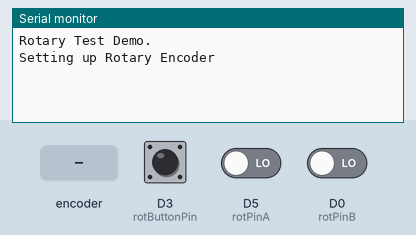
Bench run of a sketch on a simulated ESP8266 (Wemos D1 mini). On the bench: the last lines printed to the serial monitor. The test bench sets the inputs (shaded band); at power-on: D3 (rotButtonPin) HIGH, D5 (rotPinA) LOW, D0 (rotPinB) LOW.

Above: at 1.2 s.
1.3 s: rotary encoder on D5 (rotPinA) / D0 (rotPinB) turned 1 step (first pin leading)
At 2.3 s:
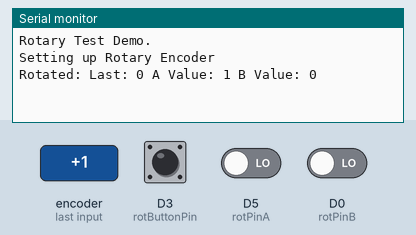
3.0 s: D3 (rotButtonPin) pulled LOW for 0.15 s
At 3.7 s:
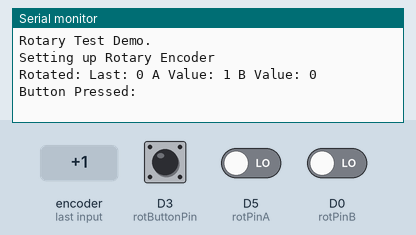
4.6 s: rotary encoder on D5 (rotPinA) / D0 (rotPinB) turned 1 step (first pin leading)
At 5.9 s:
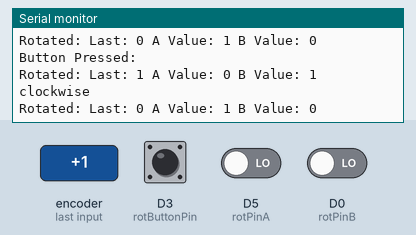
6.3 s: rotary encoder on D5 (rotPinA) / D0 (rotPinB) turned 2 steps (second pin leading)
At 7.2 s:
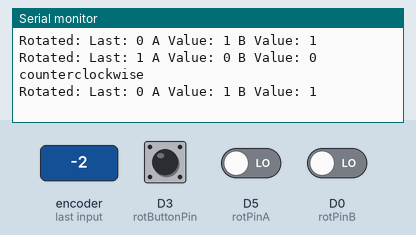

The sketch:

RotaryTest.ino
```cpp
#define D1_MINI 1

#ifdef D1_MINI
  int rotPinB = D0;        // Connected to DT on KY-040
  int rotPinA = D5;       // Connected to CLK on KY-040
  int rotButtonPin = D3;     // Should be 12
#else
  int rotPinB = 3;        // Connected to DT on KY-040
  int rotPinA = 10;       // Connected to CLK on KY-040
  int rotButtonPin = 12;     // Should be 12
#endif


int rotPinALast;
int rotAVal;
int rotBVal;
boolean rotBCW;

void setup(void)
{

  //setup temp sensor
  // start serial port
  Serial.begin(9600);
  Serial.println("Rotary Test Demo.");


  Serial.println();
  Serial.print( "Setting up Rotary Encoder" );
  //rotary encoder setup
  pinMode (rotPinA,INPUT);
   pinMode (rotPinB,INPUT);
   pinMode (rotButtonPin, INPUT);
   /* Read Pin A
   Whatever state it's in will reflect the last position
   */
   rotPinALast = digitalRead(rotPinA);
   Serial.begin (9600);

}

void rotary() {

  if( !(digitalRead(rotButtonPin)) ){
    delay(100);
    while( !(digitalRead(rotButtonPin)) );
      Serial.println();
      Serial.print ("Button Pressed: "  );
  }

     delay( 2 );
     rotAVal = digitalRead(rotPinA);
     if (rotAVal != rotPinALast ){ // Means the knob is rotating
        // while( !(digitalRead(rotPinA)) );
        rotBVal = digitalRead(rotPinB);
        // while( !(digitalRead(rotPinB)) );
        Serial.println();
        Serial.print ("Rotated: Last: "  );
        Serial.print( rotPinALast );
        Serial.print (" A Value: "  );
        Serial.print( rotAVal );
        Serial.print (" B Value: "  );
        Serial.print( rotBVal );

     // We do that by reading pin B.
       if( rotAVal == 0 && rotBVal == 1 ) {  // Means pin A Changed first - We're Rotating Clockwise
         rotBCW = true;
       } else {// Otherwise B changed first and we're moving CCW
         rotBCW = false;
       }

       if( rotPinALast != 0 ) {
         if (rotBCW){
           Serial.println(" clockwise");
         }else{
           Serial.println(" counterclockwise");
         }
       }
       rotPinALast = rotAVal;
     }
     // Cleanup up excess
     // delay(10);
     // while( !(digitalRead(rotPinA)) );
     // while( !(digitalRead(rotPinB)) );

}


void loop(void)
{
  rotary();
}
```

Measured:
- after the input at 1.3 s, the serial monitor: prints a new line after 0.05 s (image 1)
- after the input at 3.0 s, the serial monitor: prints a new line after 0.15 s (image 2)
- after the input at 4.6 s, the serial monitor: prints a new line at once (image 3)
- after the input at 6.3 s, the serial monitor: prints a new line at once (image 4)
